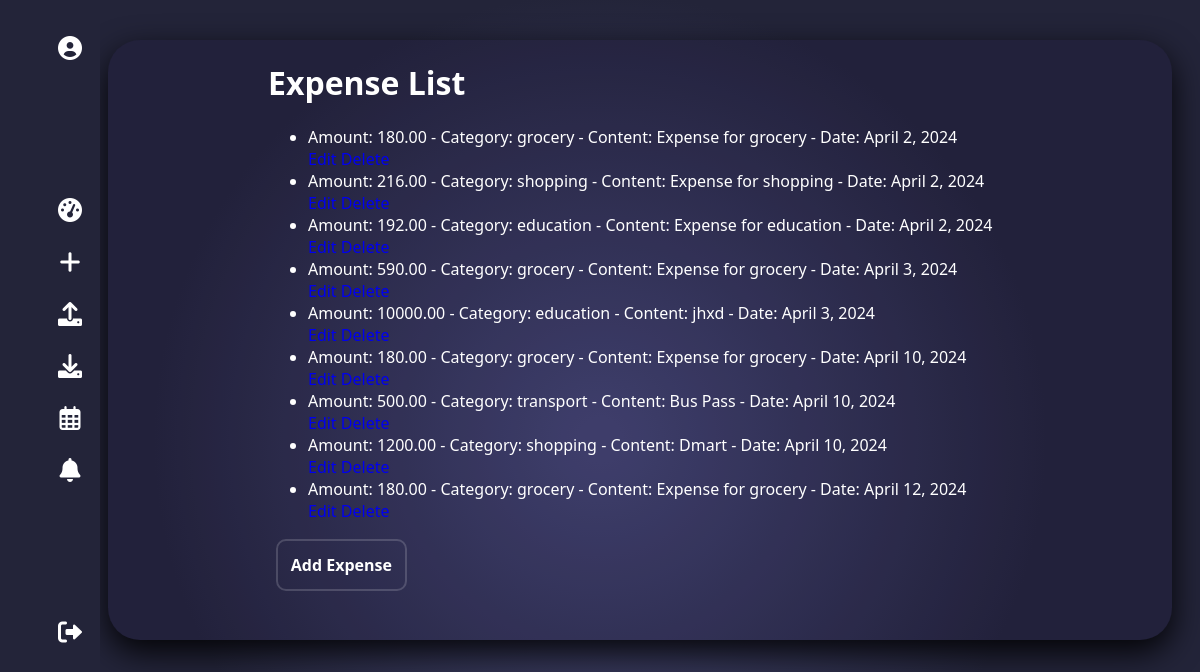
Screenshot of /expenses/ (signed in) with the database file from the repository.
### Finso_app/models.py (models this page shows, shortened)
class Expense(models.Model):
    user = models.ForeignKey(User, on_delete=models.CASCADE)
    amount = models.DecimalField(max_digits=10, decimal_places=2)
    category = models.ForeignKey('Category', on_delete=models.CASCADE)
    content = models.TextField()
    date = models.DateField(auto_now_add=True)

class Category(models.Model):
    user = models.ForeignKey(User, on_delete=models.CASCADE)
    name = models.CharField(max_length=255)
    budget_limit = models.DecimalField(max_digits=10, decimal_places=2, default=True, null=False )
    def __str__(self):
        return self.name

### Finso_app/views.py (the view)
# urls.py: path('expenses/', views.expense_list, name='expense_list'),
@login_required
def expense_list(request):
    expenses = Expense.objects.filter(user=request.user)
    return render(request, 'expense_list.html', {'expenses': expenses})

### Finso_app/templates/expense_list.html (shortened to what this page needs)
{% extends 'base.html' %}
{% block content %}
<div style="margin-left:10rem; color: white;">
    <h1>Expense List</h1>
    <ul>
        {% for expense in expenses %}
            <li>
                Amount: {{ expense.amount }} - Category: {{ expense.category }} - Content: {{ expense.content }} - Date: {{ expense.date }}
                <br><a style="text-decoration: none;" href="{% url 'edit_expense' expense_id=expense.id %}">Edit</a>
                <a style="text-decoration: none;" href="{% url 'delete_expense' expense_id=expense.id %}">Delete</a>
            </li>
        {% endfor %}
        <div style="margin-top: 2rem; margin-bottom: 4rem;">
        <a style="text-decoration: none; margin-left: -2rem; background: transparent; border: 2px solid rgba(255, 255, 255, 0.164); border-radius: 10px; padding: 0.8rem; color: white; font-size: 1rem; font-weight: 700; " href="{% url 'add_expense' %}">Add Expense</a>
    </div>
    </ul>
    </div>
{% endblock %}

### Finso_app/static/base.css (style rules this page uses)
body { min-height: 100vh; place-items: center; padding: 2rem; font-family: "Poppins", system-ui; background: rgb(67, 69, 112); background: radial-gradient( circle, rgba(67, 69, 112, 1) 3%, rgba(35, 36, 57, 1) 60% ); }

### rows the page displays
Expense: amount "180.00", category "grocery", content "Expense for grocery", date "April 2, 2024"
Expense: amount "216.00", category "shopping", content "Expense for shopping", date "April 2, 2024"
Expense: amount "192.00", category "education", content "Expense for education", date "April 2, 2024"
Expense: amount "590.00", category "grocery", content "Expense for grocery", date "April 3, 2024"
Expense: amount "10000.00", category "education", content "jhxd", date "April 3, 2024"
Expense: amount "180.00", category "grocery", content "Expense for grocery", date "April 10, 2024"
Expense: amount "500.00", category "transport", content "Bus Pass", date "April 10, 2024"
Expense: amount "1200.00", category "shopping", content "Dmart", date "April 10, 2024"
Expense: amount "180.00", category "grocery", content "Expense for grocery", date "April 12, 2024"
